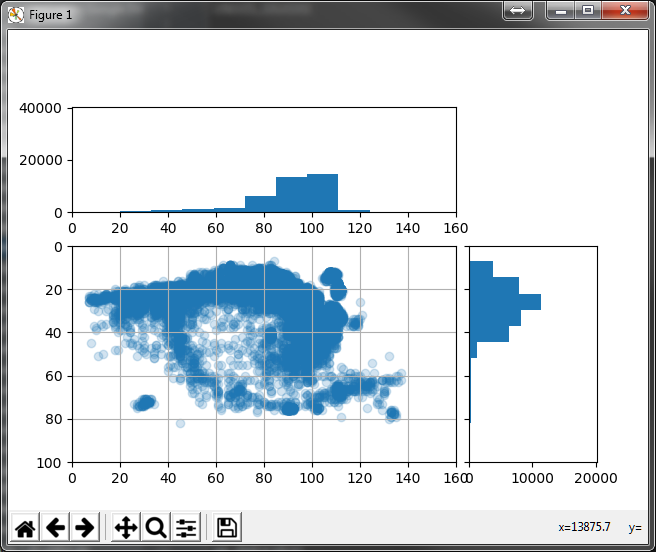

The Python source for this figure:
import tkinter

from matplotlib.backends.backend_tkagg import (
    FigureCanvasTkAgg, NavigationToolbar2Tk)
# Implement the default Matplotlib key bindings.
from matplotlib.backend_bases import key_press_handler
from matplotlib.figure import Figure
import cv2
import pandas as pd
import os
import numpy as np
import glob
from natsort import natsorted, ns
global fileDir
import statistics
from statistics import stdev
from fractions import Fraction as fr
from matplotlib import pyplot as plt
from matplotlib import image as mpimg
from matplotlib.ticker import NullFormatter
import PIL
from PIL import Image, ImageDraw
from pprint import pprint


dir = "C:\\Users\\reidn\\Desktop"
#dir = "D:\\Processing\\Ozone\\201812131522\\cell"
#dir = "D:\\Processing\\Ozone\\201812131105\\cell"
os.chdir(dir)
file = "C:\\Users\\reidn\\Desktop\\cellStats\\cell_details.xlsx"
#file = "D:\\Processing\Ozone\\201812131522\\cell\\cell_details.xlsx"
#file = "D:\\Processing\\Ozone\\201812131105\\cell\\cell_details.xlsx"
df = pd.read_excel(file)
#print(df.columns)
xVals = df['X Pos'].values
yVals = df['Y Pos'].values


count = 0
xlist = []
ylist = []
xStds = []
ylist = []
yStds = []
xInts = []
yInts = []
print("Plotting.....",end="",flush=True)
for val in xVals:
    count+=1
    if val == "-":
        continue
    if count%50 == 0:
        xStds.append(statistics.stdev(xlist))
        #print(statistics.stdev(xlist))
        #print(count)
        xlist = []
    #count +=1
    xlist.append(int(val))
    xInts.append(int(val))
for val in yVals:
    count+=1
    if val == "-":
        continue
    if count%50 == 0:
        yStds.append(statistics.stdev(ylist))
        #print(statistics.stdev(ylist))
        #print(count)
        ylist = []
    #count +=1
    ylist.append(int(val))
    yInts.append(int(val))
print("DONE")

#axes definitions - sets location and dimension of axes
# then creates them with plt.axes
left, width = 0.1, 0.6
bottom, height = 0.1, 0.45
bottom_h = left_h = left + width + 0.02

rect_scatter = [left, bottom, width, height]
rect_histx = [left, bottom_h-0.1, width, 0.22]
rect_histy = [left_h, bottom, 0.2, height]

axScatter = plt.axes(rect_scatter)

plt.xlim(0,160)
plt.grid(True)
plt.axis([0,160,100,0])

axHistx = plt.axes(rect_histx)
plt.axis([0,160,0,len(xInts)])

axHisty = plt.axes(rect_histy)
plt.axis([0,(len(yInts)/2),100,0])

np.savetxt('xints.csv',xInts,delimiter=',', fmt='%s')
np.savetxt('yints.csv',yInts,delimiter=',', fmt='%s')


nullfmt = NullFormatter() #removes formatting from axes
#axHisty.xaxis.set_major_formatter(nullfmt)
axHisty.yaxis.set_major_formatter(nullfmt)



axScatter.scatter(xInts,yInts, alpha = 0.2)

axHisty.hist(yInts, orientation=u'horizontal')
axHistx.hist(xInts)
#axHistx.xlim(0,160)
#print(axScatter.ylim())

plt.figure(1, figsize=(4,3.5))
#img = mpimg.imread('owl.png')
#imgplot = plt.imshow(img)
plt.show()
